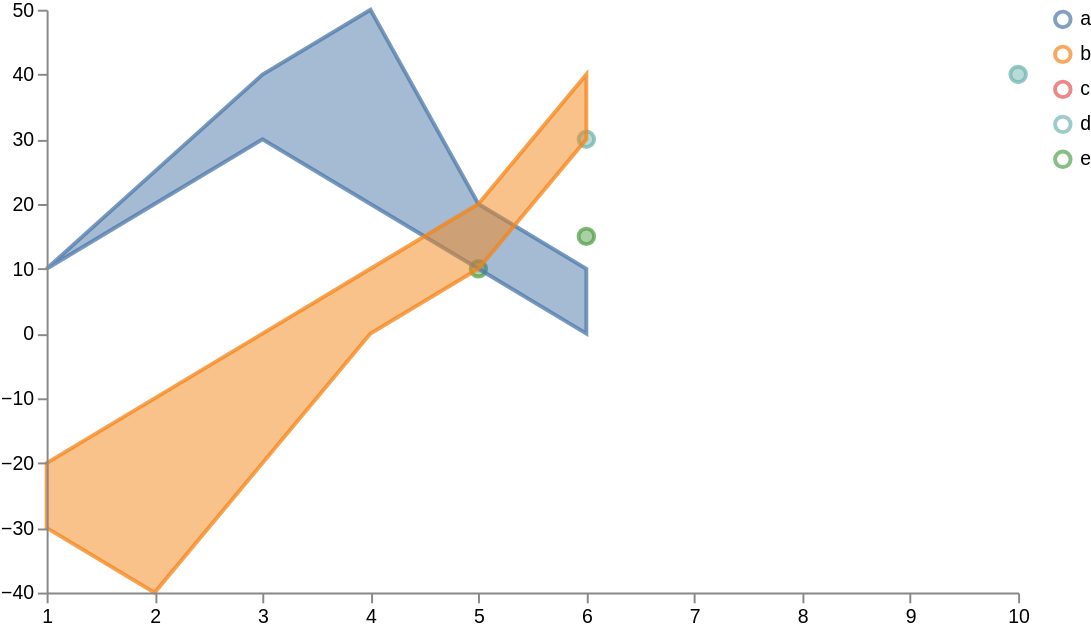

Express this chart as Vega-Lite.
### Vega specification from a JSON file in a GitHub repository (floating-point values rounded to 4 significant figures)
{"$schema": "https://vega.github.io/schema/vega/v5.json", "width": 500, "height": 300, "scales": [{"name": "xscale", "type": "linear", "range": "width", "zero": false, "domain": {"fields": [{"data": "distributions", "field": "time"}, {"data": "tracks", "field": "time"}, {"data": "points", "field": "time"}]}}, {"name": "yscale", "type": "linear", "range": "height", "nice": true, "zero": true, "domain": {"fields": [{"data": "distributions", "field": "lower"}, {"data": "distributions", "field": "upper"}, {"data": "tracks", "field": "value"}, {"data": "points", "field": "value"}]}}, {"name": "color", "type": "ordinal", "range": "category", "domain": {"fields": [{"data": "distributions", "field": "trajectory"}, {"data": "tracks", "field": "trajectory"}, {"data": "points", "field": "trajectory"}]}}], "axes": [{"orient": "bottom", "scale": "xscale", "zindex": 1}, {"orient": "left", "scale": "yscale", "zindex": 1}], "signals": [{"name": "clear", "value": true, "on": [{"events": "mouseup[!event.item]", "update": "true", "force": true}]}, {"name": "shift", "value": false, "on": [{"events": "@legendSymbol:click, @legendLabel:click", "update": "event.shiftKey", "force": true}]}, {"name": "clicked", "value": null, "on": [{"events": "@legendSymbol:click, @legendLabel:click", "update": "{value: datum.value}", "force": true}]}], "legends": [{"stroke": "color", "encode": {"symbols": {"name": "legendSymbol", "interactive": true, "update": {"fill": {"value": "transparent"}, "strokeWidth": {"value": 2}, "opacity": [{"test": "!length(data('selected')) || indata('selected', 'value', datum.value)", "value": 0.7}, {"value": 0.15}], "size": {"value": 64}}}, "labels": {"name": "legendLabel", "interactive": true, "update": {"opacity": [{"test": "!length(data('selected')) || indata('selected', 'value', datum.value)", "value": 1}, {"value": 0.25}]}}}}], "marks": [{"type": "symbol", "name": "_points", "from": {"data": "points"}, "encode": {"update": {"x": {"scale": "xscale", "field": "time"}, "y": {"scale": "yscale", "field": "value"}, "strokeWidth": {"value": 2}, "fill": {"scale": "color", "field": "trajectory"}, "stroke": {"scale": "color", "field": "trajectory"}, "fillOpacity": [{"test": "!length(data('selected')) || indata('selected', 'value', datum.trajectory)", "value": 0.5}, {"value": 0.15}], "strokeOpacity": [{"test": "!length(data('selected')) || indata('selected', 'value', datum.trajectory)", "value": 0.75}, {"value": 0.15}]}, "hover": {"fillOpacity": {"value": 0.9}}}}, {"type": "group", "name": "_tracks", "from": {"facet": {"name": "track_split", "data": "tracks", "groupby": "trajectory"}}, "marks": [{"type": "line", "name": "_tracks", "from": {"data": "track_split"}, "encode": {"update": {"x": {"scale": "xscale", "field": "time"}, "y": {"scale": "yscale", "field": "value"}, "strokeWidth": {"value": 2}, "stroke": {"scale": "color", "field": "trajectory"}, "interpolate": {"value": "linear"}, "fillOpacity": [{"test": "!length(data('selected')) || indata('selected', 'value', datum.trajectory)", "value": 0.5}, {"value": 0.15}], "strokeOpacity": [{"test": "!length(data('selected')) || indata('selected', 'value', datum.trajectory)", "value": 0.75}, {"value": 0.15}]}, "hover": {"fillOpacity": {"value": 0.9}}}}]}, {"type": "group", "name": "_distributions", "from": {"facet": {"name": "trajectory_split", "data": "distributions", "groupby": "trajectory"}}, "marks": [{"type": "area", "from": {"data": "trajectory_split"}, "encode": {"update": {"x": {"scale": "xscale", "field": "time"}, "y": {"scale": "yscale", "field": "upper"}, "y2": {"scale": "yscale", "field": "lower"}, "interpolate": {"value": "linear"}, "strokeWidth": {"value": 2}, "fill": {"scale": "color", "field": "trajectory"}, "stroke": {"scale": "color", "field": "trajectory"}, "fillOpacity": [{"test": "!length(data('selected')) || indata('selected', 'value', datum.trajectory)", "value": 0.5}, {"value": 0.15}], "strokeOpacity": [{"test": "!length(data('selected')) || indata('selected', 'value', datum.trajectory)", "value": 0.75}, {"value": 0.15}]}, "hover": {"fillOpacity": {"value": 0.9}}}}]}], "data": [{"name": "distributions", "values": [{"time": 1, "upper": 10, "lower": 10, "trajectory": "a"}, {"time": 2, "upper": 20, "lower": 25, "trajectory": "a"}, {"time": 3, "upper": 30, "lower": 40, "trajectory": "a"}, {"time": 4, "upper": 20, "lower": 50, "trajectory": "a"}, {"time": 5, "upper": 10, "lower": 20, "trajectory": "a"}, {"time": 6, "upper": 0, "lower": 10, "trajectory": "a"}, {"time": 1, "upper": -30, "lower": -20, "trajectory": "b"}, {"time": 2, "upper": -40, "lower": -10, "trajectory": "b"}, {"time": 3, "upper": -20, "lower": 0, "trajectory": "b"}, {"time": 4, "upper": 0, "lower": 10, "trajectory": "b"}, {"time": 5, "upper": 10, "lower": 20, "trajectory": "b"}, {"time": 6, "upper": 30, "lower": 40, "trajectory": "b"}]}, {"name": "tracks", "values": [{"time": 6, "value": 30, "trajectory": "c"}, {"time": 6, "value": 30, "trajectory": "d"}]}, {"name": "points", "values": [{"time": 6, "value": 30, "trajectory": "d"}, {"time": 10, "value": 40, "trajectory": "d"}, {"time": 5, "value": 10, "trajectory": "e"}, {"time": 6, "value": 15, "trajectory": "e"}]}, {"name": "selected", "on": [{"trigger": "clear", "remove": true}, {"trigger": "!shift", "remove": true}, {"trigger": "!shift && clicked", "insert": "clicked"}, {"trigger": "shift && clicked", "toggle": "clicked"}]}]}
